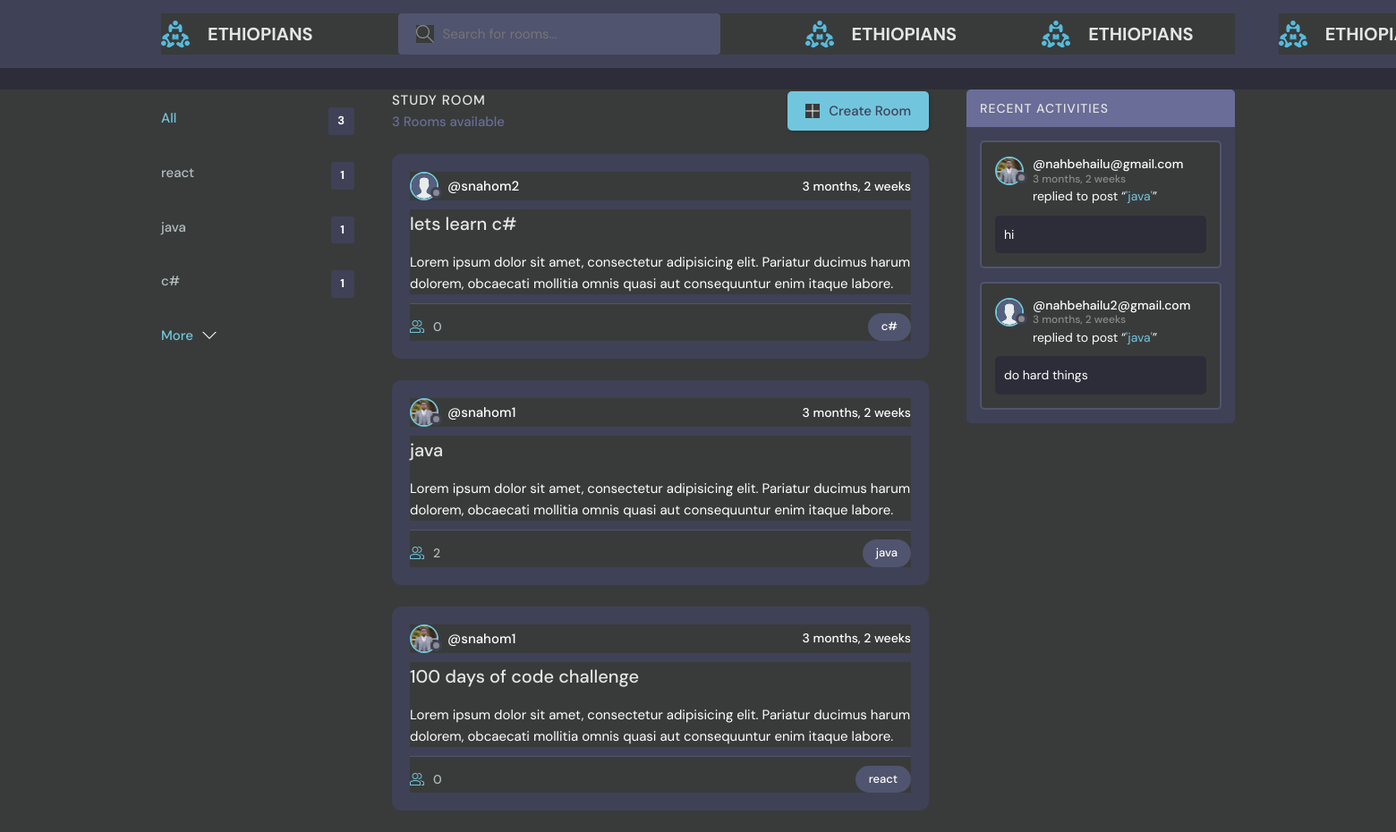
The page / on the database its author committed.
### base/models.py (models this page shows, shortened)
class Topic(models.Model):
    name=models.CharField(max_length=200)

class Room(models.Model):
    host=models.ForeignKey(User, on_delete=models.SET_NULL,null=True)
    topic=models.ForeignKey(Topic, on_delete=models.SET_NULL,null=True)
    participants=models.ManyToManyField(User,related_name='participants',blank=True)
    name=models.CharField(max_length=200)
    descriptions=models.TextField(null=True,blank=True)
    created=models.DateTimeField(auto_now_add=True)
    updated=models.DateTimeField(auto_now=True)
    class Meta:
        ordering=['-updated','-created']
    def __str__(self):
        return self.name

class User(AbstractUser):
    name=models.CharField(max_length=200 ,null=True)
    email=models.EmailField( unique=True, null=True)
    bio=models.TextField(null=True,blank=True)
    avatar=models.ImageField( null=True,default='avatar.svg')
    REQUIRED_FIELDS=[]
    USERNAME_FIELD='email'

class Message(models.Model):
    user=models.ForeignKey(User,on_delete=models.SET_NULL,null=True)
    room=models.ForeignKey(Room,on_delete=models.CASCADE)
    body=models.TextField()
    created=models.DateTimeField(auto_now_add=True)
    updated=models.DateTimeField(auto_now=True)

### base/views.py (the view)
# urls.py: path('',views.home ,name='home'),
def home(request):
    q=request.GET.get('q')  if request.GET.get('q')!= None else ''
    rooms=Room.objects.filter(Q(topic__name__icontains=q) |
                               Q(Q(name__icontains=q))|
                               Q(Q(descriptions__icontains=q))
                              )
    topics=Topic.objects.all()[0:5]
    room_count=Room.objects.filter(Q(topic__name__icontains=q) |
                               Q(Q(name__icontains=q))|
                               Q(Q(descriptions__icontains=q))
                              ).count()
    recent_message=Message.objects.filter(Q(room__topic__name__icontains=q))
    context={'rooms':rooms,'topics':topics,'room_count':room_count,'recent_message':recent_message}
    return render(request,'base/home.html',context)

### base/templates/base/home.html (shortened to what this page needs)
  {% extends 'main.html' %}
  {% block content %}
    <main class="layout layout--3">
      <div class="container">
        {% include 'base/topic_component.html' %}
        <div class="roomList">
          <div class="roomList__header">
            <div>
              <h2>Study Room</h2>
              <p>{{room_count}} Rooms available</p>
            </div>
            <a class="btn btn--main" href="{% url 'room-form' %}">
              <svg version="1.1" xmlns="http://www.w3.org/2000/svg" width="32" height="32" viewBox="0 0 32 32">
                <title>add</title>
                <path
                  d="M16.943 0.943h-1.885v14.115h-14.115v1.885h14.115v14.115h1.885v-14.115h14.115v-1.885h-14.115v-14.115z"
                ></path>
              </svg>
              Create Room
            </a>
          </div>
          {% include 'base/feed_component.html' %}
        </div>
        {% include 'base/activity_component.html' %}
      </div>
    </main>
    {% endblock content %}

### base/templates/base/topic_component.html (shortened to what this page needs)
<div class="topics">
    <ul class="topics__list">
      <li>
        <a href="{% url 'home' %}" class="active">All <span>{{topics.count}}</span></a>
      </li>
      {% for topic in topics%}
      <li>
        <a href="{% url 'home'%}?q={{topic.name}}">{{topic.name}} <span>{{topic.room_set.all.count}}</span></a>
      </li>
      {%endfor%}
    </ul>
    <a class="btn btn--link" href="{% url 'topics' %}">
      More
      <svg version="1.1" xmlns="http://www.w3.org/2000/svg" width="32" height="32" viewBox="0 0 32 32">
        <title>chevron-down</title>
        <path d="M16 21l-13-13h-3l16 16 16-16h-3l-13 13z"></path>
      </svg>
    </a>
  </div>

### base/templates/base/feed_component.html (shortened to what this page needs)
{% for room in rooms %}
<div class="roomListRoom">
  <div class="roomListRoom__header">
    <a href="{%url 'profile' room.host.id %}" class="roomListRoom__author">
      <div class="avatar avatar--small">
        <img src="{{room.host.avatar.url}}" />
      </div>
      <span>@s{{room.host.username}}</span>
    </a>
    <div class="roomListRoom__actions">
      <span>{{room.created|timesince}}</span>
    </div>
  </div>
  <div class="roomListRoom__content">
    <a href="/room/{{room.id}}">{{room.name}}</a>
    <p>
      Lorem ipsum dolor sit amet, consectetur adipisicing elit. Pariatur ducimus harum dolorem, obcaecati
      mollitia omnis quasi aut consequuntur enim itaque labore.
    </p>
  </div>
  <div class="roomListRoom__meta">
    <a href="{% url 'room-form' %}" class="roomListRoom__joined">
     {{room.participants.all.count}}
    </a>
    <p class="roomListRoom__topic">{{room.topic.name}}</p>
  </div>
</div>
{% endfor %}

### base/templates/base/activity_component.html (shortened to what this page needs)
<div class="activities">
   <div class="activities__header">
     <h2>Recent Activities</h2>
   </div>
   {% for message in recent_message %}
   <div class="activities__box">
     <div class="activities__boxHeader roomListRoom__header">
       <a href="{% url 'profile' message.user.id %}" class="roomListRoom__author">
         <div class="avatar avatar--small">
           <img src="{{message.user.avatar.url}}" />
         </div>
         <p>
           @{{message.user}}
           <span>{{message.created|timesince}}</span>
         </p>
       </a>
     </div>
     <div class="activities__boxContent">
       <p>replied to post “<a href="{% url 'room' message.room.id %}">'{{message.room}}'</a>”</p>
       <div class="activities__boxRoomContent">
         {{message.body}}
       </div>
     </div>
   </div>
{%endfor%}
 </div>

### static/styles/main.css (style rules this page uses)
* { background-color: rgb(57, 59, 59); color: white; }

### rows shown on the page
Topic: name "react", room_set.all.count "1"
Topic: name "java", room_set.all.count "1"
Topic: name "c#", room_set.all.count "1"
Room: host.avatar (placeholder picture), host.username "nahom2", created "3 months, 2 weeks", name "lets learn c#", participants.all.count "0", topic.name "c#"
Room: host.avatar (picture), host.username "nahom1", created "3 months, 2 weeks", name "java", participants.all.count "2", topic.name "java"
Room: host.avatar (picture), host.username "nahom1", created "3 months, 2 weeks", name "100 days of code challenge", participants.all.count "0", topic.name "react"
Message: user.avatar (picture), user "nahbehailu@gmail.com", created "3 months, 2 weeks", room "java", body "hi"
Message: user.avatar (placeholder picture), user "nahbehailu2@gmail.com", created "3 months, 2 weeks", room "java", body "do hard things"

### other values the page prints
{{ topics.count }} "3"
{{ room_count }} "3"
